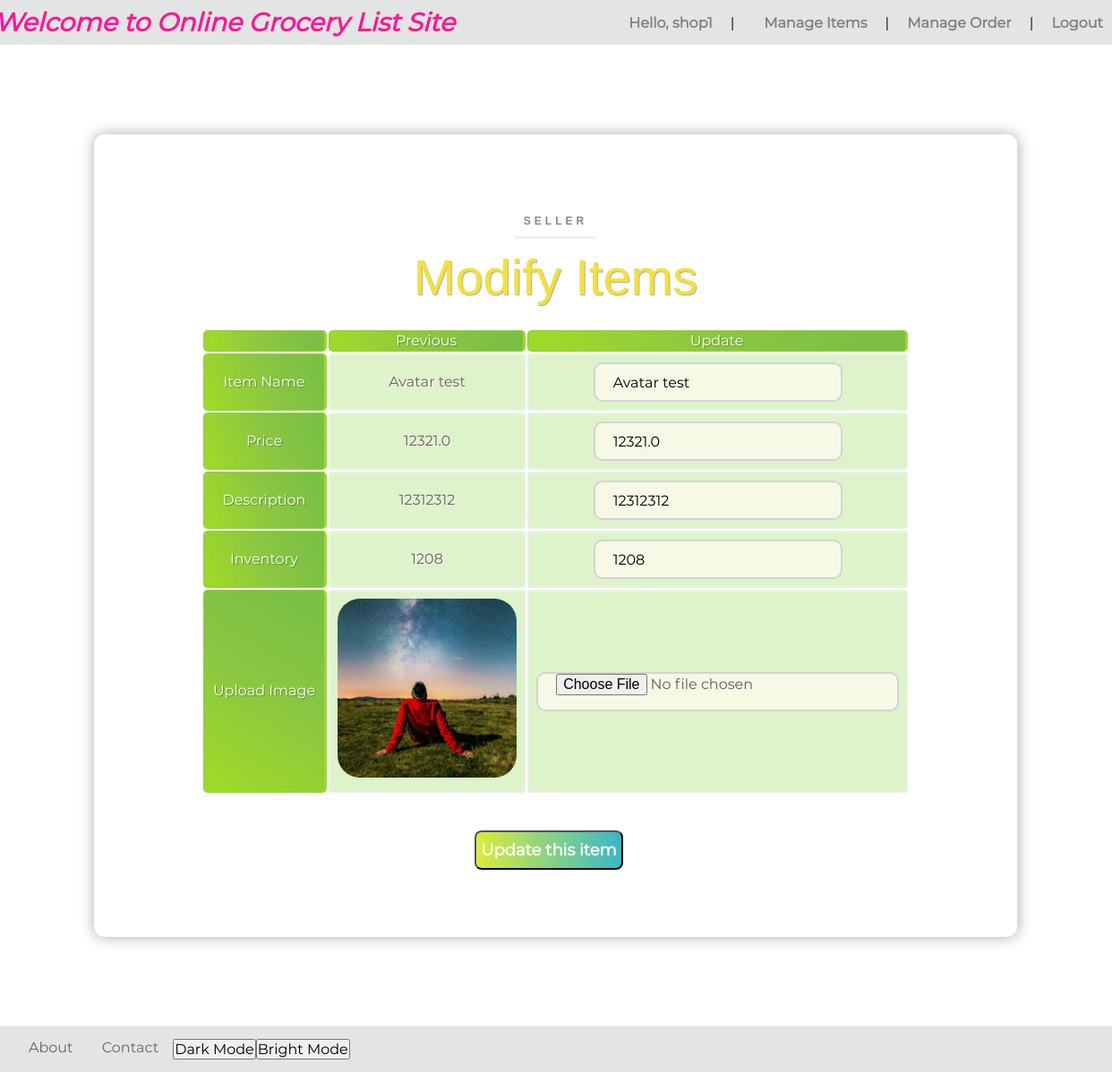
/item/modify/14 (signed in), run on an earlier commit of the app's database.
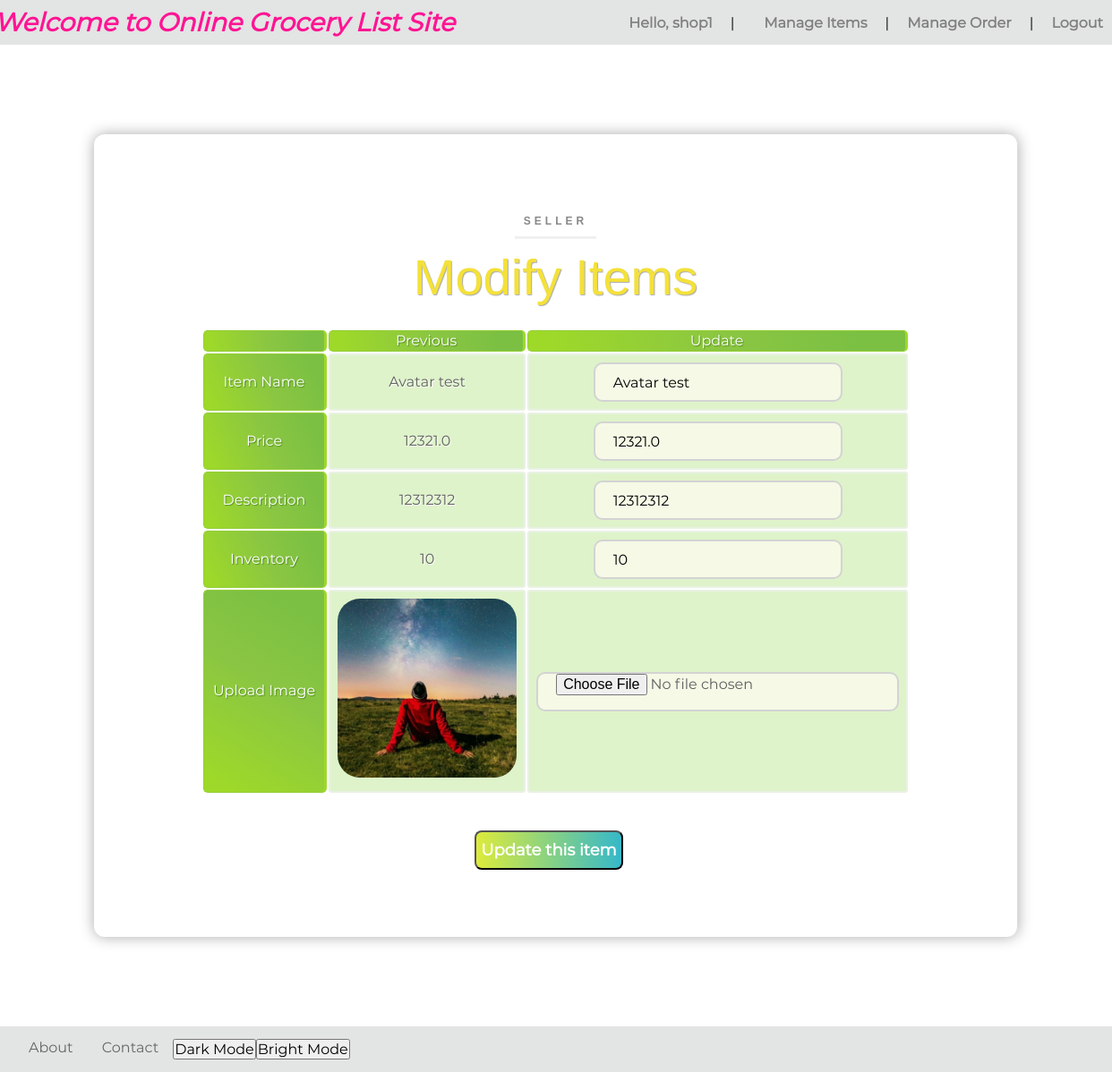
And on a later commit of the database.
### project/models/UserModel.py (models this page shows, shortened)
class User(UserMixin, PkModel):
    __tablename__ = "users"
    username = Column(db.String(80), unique=True, nullable=False)
    main_image_url = Column(db.VARCHAR(255), nullable=True, default="static/image/user_info/default_avatar.jpg")
    email = Column(db.String(80), unique=True, nullable=False)
    password = Column(db.String(128), nullable=True)
    created_at = Column(db.DateTime, nullable=False, default=dt.datetime.utcnow)
    first_name = Column(db.String(30), nullable=True)
    last_name = Column(db.String(30), nullable=True)
    active = Column(db.Boolean(), default=False)
    is_shopper = Column(db.Boolean(), default=False)
    items = db.relationship("Item", backref='owned_user', lazy=True)
    cart = db.relationship("Cart", backref='cart_user', lazy=True)
    order = db.relationship("Order", backref='order_user', lazy=True)

### project/models/ItemModel.py (models this page shows, shortened)
class Item(PkModel):
    __tablename__ = "item"
    name = Column(db.VARCHAR(255), nullable=False, default="")
    price = Column(db.Float(50), nullable=False, default=0.0)
    description = db.Column(db.String(length=1024), nullable=False, default="")
    inventory = Column(db.Integer, nullable=False, default=0)
    sold_count = Column(db.Integer, nullable=False, default=0)
    disabled = Column(db.Boolean, nullable=False, default=False)
    created_at = Column(db.DateTime, nullable=False, default=dt.datetime.utcnow)
    main_image_url = Column(db.VARCHAR(255), nullable=False, default="")
    owner = db.Column(db.Integer, db.ForeignKey("users.id"))
    cart = db.relationship("Cart", backref='cart_item', lazy=True)
    order = db.relationship("Order", backref='order_item', lazy=True)

### project/item/view.py (the view, shortened to what this page needs)
@blueprint.route("/item/modify/<int:item_id>", methods=["POST", "GET"])
@login_required
@seller_required
def ModifyNewItem(item_id: int) -> str:
    item = Item.get_by_id(item_id)
    form = UpdateItem()
    print(form.validate_on_submit())
    flash_errors(form)
    return render_template("item/update.html", item=item, form=form)

### project/item/forms.py
class UpdateItem(FlaskForm):
    item_name = StringField("Item Name", validators=[DataRequired(), ], default="")
    item_price = FloatField("Price", validators=[DataRequired()], default=0.0)
    description = StringField("Description", validators=[DataRequired()], default="")
    inventory = IntegerField("Inventory", validators=[DataRequired()])
    main_image_file = FileField("Upload Image", validators=[
        FileAllowed(['png', 'jpg', 'jpeg'], 'Only allow png, jpg')
    ])
    add_button = SubmitField("Update this item")

### project/database_model.py (called while the page is built)
    @classmethod
    def get_by_id(cls, record_id):
        basestring = (str, bytes)
        if any(
                (
                        isinstance(record_id, basestring) and record_id.isdigit(),
                        isinstance(record_id, (int, float)),
                )
        ):
            return cls.query.get(int(record_id))
        return None

### project/models/UserModel.py (called while the page is built)
@login_manager.user_loader
def load_user(user_id):
    user = User.query.get(user_id)
    return user

### project/utils.py (called while the page is built)
def flash_errors(form: FlaskForm, category="warning"):
    for field, errors in form.errors.items():
        for error in errors:
            flash(f"{getattr(form, field).label.text} - {error}", category)

def seller_required(func):
    @wraps(func)
    def decorated_view(*args, **kwargs):
        if current_user.is_authenticated and current_user.is_shopper:
            return func(*args, **kwargs)
        else:
            flash("You must be seller to access this page !")
            return redirect(url_for("index.home"))
    return decorated_view

### project/templates/item/update.html (shortened to what this page needs)
{% extends "/base/base.html" %}
{% block style %}
    <link rel="stylesheet" href="../../static/css/item/add.css">
    <link rel="stylesheet" href="../../static/css/shopping/shopping_cart.css">
{% endblock %}
{% block content %}
    <div class="add-item-big-box">
        <div id="add-item-box">
            <p class="add-item-box-head"> Seller </p>
            <h1>Modify Items</h1>
            <form action="" method="POST" enctype="multipart/form-data">
                <table class="add-item-box-table">
                    <tbody>
                    <tr>
                        <th></th>
                        <th class="th-hover">Previous</th>
                        <th class="th-hover">Update</th>
                    </tr>
                    <tr>
                        <th class="th-hover">{{ form.item_name.label }}</th>
                        <td class="td-hover">{{ item.name }}</td>
                        <td class="td-hover">{{ form.item_name(value=item.name,class="number-input") }}</td>
                    </tr>
                    <tr>
                        <th class="th-hover">{{ form.item_price.label }}</th>
                        <td class="td-hover">{{ item.price }}</td>
                        <td class="td-hover">{{ form.item_price(value=item.price,class="number-input") }}</td>
                    </tr>
                    <tr>
                        <th class="th-hover">{{ form.description.label }}</th>
                        <td class="td-hover">{{ item.description }}</td>
                        <td class="td-hover">{{ form.description(value=item.description,class="number-input") }}</td>
                    </tr>
                    <tr>
                        <th class="th-hover">{{ form.inventory.label }}</th>
                        <td class="td-hover">{{ item.inventory }}</td>
                        <td class="td-hover">{{ form.inventory(value=item.inventory,class="number-input") }}</td>
                    </tr>
                    <tr>
                        <th class="th-hover">{{ form.main_image_file.label }}</th>
                        <td class="td-hover"><img class="product-image" id="upload_image_perivew"
                                                  src="{{ url_for('static', filename='uploaded_files/'+item.main_image_url) }}"
                                                  value="Item Image"/></td>
                        <td class="td-hover">{{ form.main_image_file(id="chooseImage",class="number-input") }}</td>
                    </tr>
                    </tbody>
                </table>
                <div class="add_button">
                    {{ form.add_button(class="button-default") }}
                </div>
            </form>
        </div>
    </div>
{% endblock %}

### project/templates/base/base.html (shortened to what this page needs)
<!DOCTYPE html>
<html lang="en">
<head>
    <link rel="stylesheet" href="{{ url_for('static',filename='css/base/base.css') }}">
    <link rel="stylesheet" href="{{ url_for('static',filename='css/base/dark.css') }}">
    <link rel="stylesheet" href="{{ url_for('static',filename='css/base/footer.css') }}">
    <link rel="stylesheet" href="{{ url_for('static',filename='css/base/new_navbar.css') }}">
    {% block style %}
    {% endblock %}
</head>
<body>
<header>
    <nav>
        {% block nav %}
            <div class="nav-container-box">
                <a class="nav-main-text" href="{{ url_for("index.home") }}">&nbsp;Welcome to Online Grocery List
                    Site</a>
                <ul class="nav-right-bar">
                    {% if current_user.is_authenticated %}
                        <li><a href="{{ url_for("user.info") }}">Hello, {{ current_user.username }}</a></li>
                        <li>|</li>
                        {% if current_user.is_shopper %}
                            <li class="nav-title_shopping_cart">
                                &nbsp;&nbsp;&nbsp;<a href="{{ url_for("item.ManageItem") }}">Manage Items</a>
                            </li>
                            <li>|</li>
                            <li class="nav-title_shopping_cart">
                                <a href="{{ url_for("order.view_order") }}">
                                    Manage Order</a>
                            </li>
                        {% endif %}
                        <li>|</li>
                        <li><a href="{{ url_for("user.logout") }}">Logout</a></li>
                    {% else %}
                        <li class="login">
                            <a href="{{ url_for("login.login") }}">Login</a>
                        </li>
                    {% endif %}
                </ul>
            </div>
        {% endblock %}
    </nav>
</header>
{% block body %}
    <div class="content-body">
    <section id="container">
        {% block content %}
        {% endblock %}
    </section>
    {% block footer %}
        {% include '/base/footer.html' %}
    {% endblock %}
{% endblock %}
</div>
</body>
</html>

### project/templates/base/footer.html
<footer class="footer-bar">
    <ul class="footer-item-list">
        <li><a href="{{ url_for('index.about') }}">About</a></li>
        <li><a href="mailto:yuyang.wang@ucdconnect.ie">Contact</a></li>
        <li><button onclick="darkMode(0.5)">Dark Mode</button></li>
        <li><button onclick="darkMode(0)">Bright Mode</button></li>
    </ul>
</footer>

### project/static/css/base/base.css (style rules this page uses)
* { list-style: none; margin: 0; padding: 0; font-size: 16px; font-family: Montserrat, sans-serif; font-weight: 400; font-style: normal; -webkit-font-smoothing: antialiased; -webkit-text-size-adjust: 100%; scrollbar-width: none; -ms-overflow-style: none; z-index: 1; }
* { transition: all 0.4s linear; transition-timing-function: cubic-bezier(0.59, -0.26, 0.33, 1.42); -webkit-transition: all 0.4s linear; -moz-transition: all 0.4s linear; -o-transition: all 0.4s linear; }
body { display: flex; flex-direction: column; cursor: url(../../image/cursor_1.png), default; }
#container { display: flex; min-height: 100vh; flex-direction: column; }
a { text-decoration: none; color: black; }
.button-default { height: 44px; padding: 5px; margin-right: 15px; background-image: linear-gradient(to right, #ddeb3b, #03a9f4, #f441a5, #e7cecc); border-radius: 8px; background-size: 390%; font-size: 18px; color: #FFF; text-decoration: none; font-weight: bold; }
a { text-decoration: none; }
img { animation: FadeIn 0.5s ease-in 0s backwards; animation: wiggle 1.5s ease-in 0s backwards; border-radius: 25px; }
.content-body { animation: FadeIn 0.5s ease-in 0s backwards; }
#number-input, .number-input { outline: 0; height: 40px; border-radius: 10px; border: 2px solid lightgrey; background-color: rgba(255, 252, 243, 0.7); padding: 0 20px; }

### project/static/css/base/footer.css (style rules this page uses)
.footer-bar { width: 100%; display: flex; flex-direction: row; justify-content: flex-start; align-items: center; background-color: rgba(115, 123, 123, 0.2); padding: 14px 16px; margin-top: 100px; }
.footer-item-list { display: flex; flex-direction: row; justify-content: flex-start; list-style-type: none; }
.footer-bar li a { color: #666; padding: 14px 16px; text-decoration: none; }

### project/static/css/base/new_navbar.css (style rules this page uses)
.nav-container-box { height: 50px; display: flex; flex-direction: row; justify-content: space-between; align-items: center; background-color: rgba(115, 123, 123, 0.2); }
.nav-main-text { padding: 10px; text-decoration: none; font-size: 26px; font-weight: bold; font-style: italic; color: deeppink; float: left; }
.nav-right-bar { display: flex; flex-direction: row; justify-content: space-around; align-items: center; list-style: none; }
.nav-right-bar li { margin: 10px; }
.nav-right-bar li a { text-decoration: none; color: #c398e3; font-weight: bold; }
.nav-right-bar li a:link { color: gray; }

### project/static/css/item/add.css (style rules this page uses)
#add-item-box { margin-top: 100px; padding: 20px; background: transparent; border-right: 1px solid #ddd; box-shadow: 0px 0px 16px #aaa; border-radius: 12px; padding: 75px 120px; display: flex; flex-direction: column; justify-content: center; align-items: center; min-width: 50%; }
.add-item-big-box { display: flex; flex-direction: column; align-items: center; background: transparent; }
.add_button { display: flex; justify-content: center; align-items: center; padding-top: 40px; }
.product-image { max-width: 200px; max-height: 200px; width: 100%; height: 100%; }

What changed in the data, as far as the page shows it:
changed Item "Avatar test": inventory "1208" → "10"
